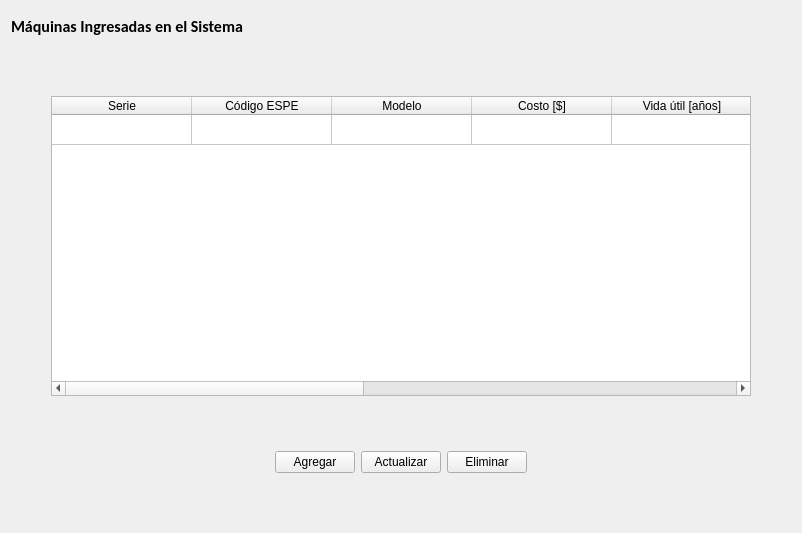
      <widget class="QWidget" name="page_3">
       <layout class="QVBoxLayout" name="verticalLayout_10">
        <item>
         <widget class="QLabel" name="label_2">
          <property name="minimumSize">
           <size>
            <width>0</width>
            <height>30</height>
           </size>
          </property>
          <property name="font">
           <font>
            <family>Calibri</family>
            <pointsize>12</pointsize>
            <weight>75</weight>
            <italic>false</italic>
            <bold>true</bold>
           </font>
          </property>
          <property name="text">
           <string>Máquinas Ingresadas en el Sistema</string>
          </property>
         </widget>
        </item>
        <item>
         <spacer name="verticalSpacer_10">
          <property name="orientation">
           <enum>Qt::Vertical</enum>
          </property>
          <property name="sizeHint" stdset="0">
           <size>
            <width>20</width>
            <height>49</height>
           </size>
          </property>
         </spacer>
        </item>
        <item>
         <layout class="QHBoxLayout" name="horizontalLayout_46">
          <item>
           <spacer name="horizontalSpacer_80">
            <property name="orientation">
             <enum>Qt::Horizontal</enum>
            </property>
            <property name="sizeType">
             <enum>QSizePolicy::Maximum</enum>
            </property>
            <property name="sizeHint" stdset="0">
             <size>
              <width>40</width>
              <height>20</height>
             </size>
            </property>
           </spacer>
          </item>
          <item>
           <widget class="QTableWidget" name="tableWidget_3">
            <property name="minimumSize">
             <size>
              <width>700</width>
              <height>300</height>
             </size>
            </property>
            <property name="editTriggers">
             <set>QAbstractItemView::NoEditTriggers</set>
            </property>
            <property name="alternatingRowColors">
             <bool>false</bool>
            </property>
            <property name="rowCount">
             <number>1</number>
            </property>
            <attribute name="horizontalHeaderCascadingSectionResizes">
             <bool>true</bool>
            </attribute>
            <attribute name="horizontalHeaderDefaultSectionSize">
             <number>140</number>
            </attribute>
            <attribute name="horizontalHeaderHighlightSections">
             <bool>true</bool>
            </attribute>
            <attribute name="horizontalHeaderMinimumSectionSize">
             <number>100</number>
            </attribute>
            <attribute name="horizontalHeaderShowSortIndicator" stdset="0">
             <bool>false</bool>
            </attribute>
            <attribute name="horizontalHeaderStretchLastSection">
             <bool>false</bool>
            </attribute>
            <attribute name="verticalHeaderVisible">
             <bool>false</bool>
            </attribute>
            <attribute name="verticalHeaderCascadingSectionResizes">
             <bool>false</bool>
            </attribute>
            <attribute name="verticalHeaderShowSortIndicator" stdset="0">
             <bool>false</bool>
            </attribute>
            <attribute name="verticalHeaderStretchLastSection">
             <bool>false</bool>
            </attribute>
            <row/>
            <column>
             <property name="text">
              <string>Serie</string>
             </property>
             <property name="textAlignment">
              <set>AlignHCenter|AlignVCenter|AlignCenter</set>
             </property>
            </column>
            <column>
             <property name="text">
              <string>Código ESPE</string>
             </property>
            </column>
            <column>
             <property name="text">
              <string>Modelo</string>
             </property>
            </column>
            <column>
             <property name="text">
              <string>Costo [$]</string>
             </property>
            </column>
            <column>
             <property name="text">
              <string>Vida útil [años]</string>
             </property>
            </column>
            <column>
             <property name="text">
              <string>Horas de trabajo anuales [h/año]</string>
             </property>
            </column>
            <column>
             <property name="text">
              <string>Depreciación [$]</string>
             </property>
            </column>
            <column>
             <property name="text">
              <string>Costo hora [$/h]</string>
             </property>
            </column>
            <column>
             <property name="text">
              <string>Presupuesto anual [$]</string>
             </property>
            </column>
            <item row="0" column="0">
             <property name="text">
              <string/>
             </property>
             <property name="textAlignment">
              <set>AlignHCenter|AlignVCenter|AlignCenter</set>
             </property>
            </item>
            <item row="0" column="1">
             <property name="text">
              <string/>
             </property>
             <property name="textAlignment">
              <set>AlignHCenter|AlignVCenter|AlignCenter</set>
             </property>
            </item>
            <item row="0" column="2">
             <property name="text">
              <string/>
             </property>
             <property name="textAlignment">
              <set>AlignHCenter|AlignVCenter|AlignCenter</set>
             </property>
            </item>
           </widget>
          </item>
          <item>
           <spacer name="horizontalSpacer_81">
            <property name="orientation">
             <enum>Qt::Horizontal</enum>
            </property>
            <property name="sizeType">
             <enum>QSizePolicy::Maximum</enum>
            </property>
            <property name="sizeHint" stdset="0">
             <size>
              <width>40</width>
              <height>20</height>
             </size>
            </property>
           </spacer>
          </item>
         </layout>
        </item>
        <item>
         <spacer name="verticalSpacer_8">
          <property name="orientation">
           <enum>Qt::Vertical</enum>
          </property>
          <property name="sizeHint" stdset="0">
           <size>
            <width>20</width>
            <height>49</height>
           </size>
          </property>
         </spacer>
        </item>
        <item>
         <layout class="QHBoxLayout" name="horizontalLayout_5">
          <item>
           <spacer name="horizontalSpacer_16">
            <property name="orientation">
             <enum>Qt::Horizontal</enum>
            </property>
            <property name="sizeHint" stdset="0">
             <size>
              <width>253</width>
              <height>20</height>
             </size>
            </property>
           </spacer>
          </item>
          <item>
           <widget class="QPushButton" name="pushButton_22">
            <property name="text">
             <string>Agregar</string>
            </property>
           </widget>
          </item>
          <item>
           <widget class="QPushButton" name="pushButton_23">
            <property name="text">
             <string>Actualizar</string>
            </property>
            <property name="checkable">
             <bool>false</bool>
            </property>
           </widget>
          </item>
          <item>
           <widget class="QPushButton" name="pushButton_24">
            <property name="text">
             <string>Eliminar</string>
            </property>
           </widget>
          </item>
          <item>
           <spacer name="horizontalSpacer_17">
            <property name="orientation">
             <enum>Qt::Horizontal</enum>
            </property>
            <property name="sizeHint" stdset="0">
             <size>
              <width>252</width>
              <height>20</height>
             </size>
            </property>
           </spacer>
          </item>
         </layout>
        </item>
        <item>
         <spacer name="verticalSpacer_9">
          <property name="orientation">
           <enum>Qt::Vertical</enum>
          </property>
          <property name="sizeHint" stdset="0">
           <size>
            <width>20</width>
            <height>49</height>
           </size>
          </property>
         </spacer>
        </item>
       </layout>
      </widget>
